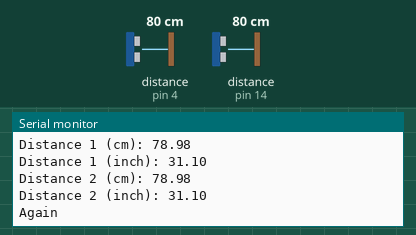
Simulated run of this sketch. Board: Arduino Uno, built with avr-gcc and run on an emulated ATmega328P. On the bench: the last lines printed to the serial monitor. Wiring (inferred from the names in the program): 2 × ultrasonic range finder: trigger pin 5, echo pin 4 / trigger pin 12, echo pin 14. The test bench sets the inputs (shaded band); at power-on: distance to the obstacle (sensors on pin 4, pin 14) 80 cm. The echo pulse lasts 58.3 µs per cm.

Above: at 3.8 s.
3.9 s: distance to the obstacle (sensor on pin 4) set to 2 cm
At 6.6 s:
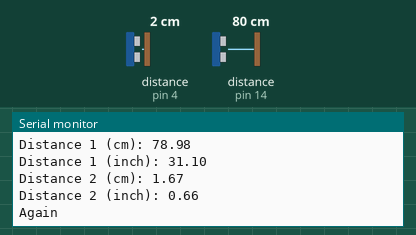
7.8 s: distance to the obstacle (sensor on pin 14) set to 2 cm
At 10.2 s:
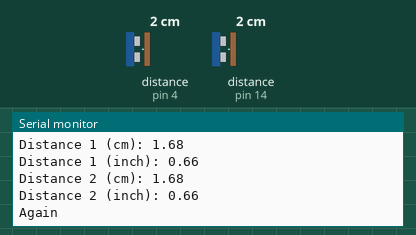
11.7 s: distance to the obstacle (sensor on pin 4) set to 4 cm
At 12.6 s:
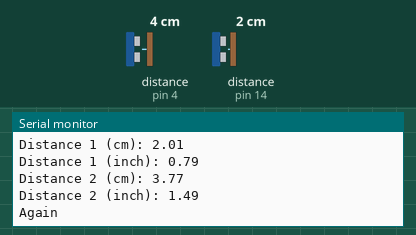
15.6 s: distance to the obstacle (sensor on pin 14) set to 4 cm
Timing chart, 0 to 18.6 s (numbered marks = the images above; inputs shaded):
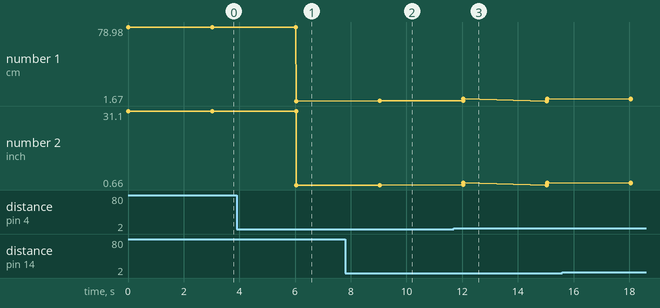

Measured:
- after the input at 3.9 s, the serial monitor: prints a new line after 2.1 s (image 1)
- after the input at 7.8 s, the serial monitor: prints a new line after 1.2 s (image 2)
- after the input at 11.7 s, the serial monitor: prints a new line after 0.34 s (image 3)
- plotted number 1: 78.98 → 1.67 after the input at 3.9 s, 1.67 → 1.68 after the input at 7.8 s, 1.68 → 3.77 after the input at 11.7 s
- plotted number 2: 31.1 → 0.66 after the input at 3.9 s, 0.66 → 1.49 after the input at 11.7 s

The sketch:

sensor_distancia.ino
```cpp
const int trigPin = 12;
const int echoPin = 14;
const int trigPin_2 = 5;
const int echoPin_2 = 4;

// Define sound velocity in cm/uS
#define SOUND_VELOCITY 0.034
#define CM_TO_INCH 0.393701

long duration;
float distanceCm;
float distanceInch;

void setup() {
  Serial.begin(115200); // Inicia la comunicación serial
  pinMode(trigPin, OUTPUT); // Establece el trigPin como salida
  pinMode(echoPin, INPUT); // Establece el echoPin como entrada
  pinMode(trigPin_2, OUTPUT); // Establece el trigPin_2 como salida
  pinMode(echoPin_2, INPUT); // Establece el echoPin_2 como entrada
}

void loop() {
  // Sensor ultrasónico 1
  digitalWrite(trigPin, LOW);
  delayMicroseconds(2);
  digitalWrite(trigPin, HIGH);
  delayMicroseconds(10);
  digitalWrite(trigPin, LOW);
  duration = pulseIn(echoPin, HIGH);
  distanceCm = duration * SOUND_VELOCITY / 2;
  distanceInch = distanceCm * CM_TO_INCH;
  Serial.print("Distance 1 (cm): ");
  Serial.println(distanceCm);
  Serial.print("Distance 1 (inch): ");
  Serial.println(distanceInch);
  // Sensor ultrasónico 2
  digitalWrite(trigPin_2, LOW);
  delayMicroseconds(2);
  digitalWrite(trigPin_2, HIGH);
  delayMicroseconds(10);
  digitalWrite(trigPin_2, LOW);
  duration = pulseIn(echoPin_2, HIGH);
  distanceCm = duration * SOUND_VELOCITY / 2;
  distanceInch = distanceCm * CM_TO_INCH;
  Serial.print("Distance 2 (cm): ");
  Serial.println(distanceCm);
  Serial.print("Distance 2 (inch): ");
  Serial.println(distanceInch);
  Serial.print("Again\n\n");

  delay(3000);
}
```
